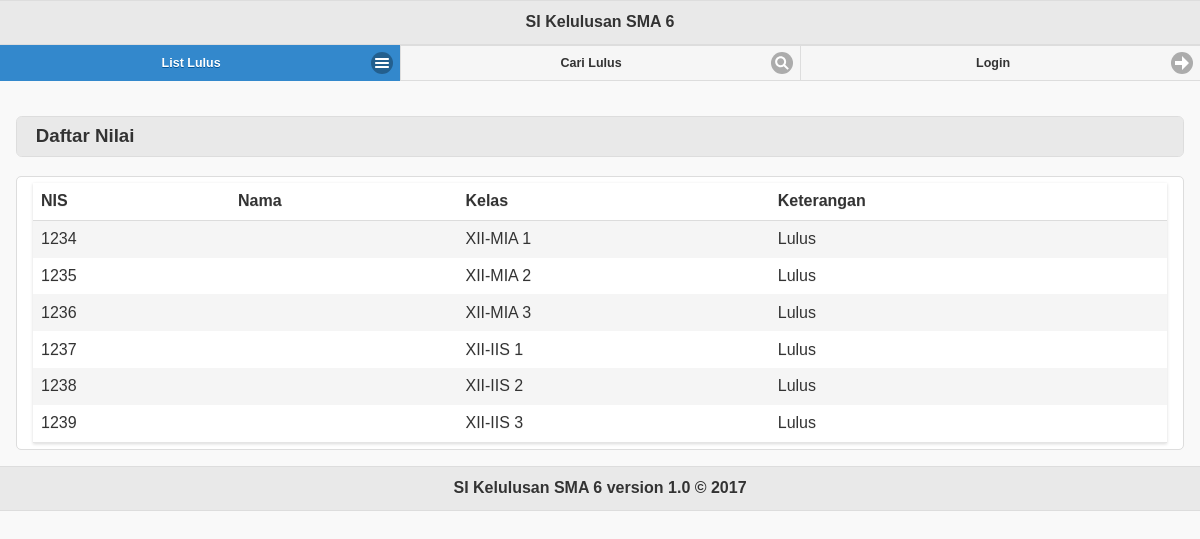
Before: / with the older database file.
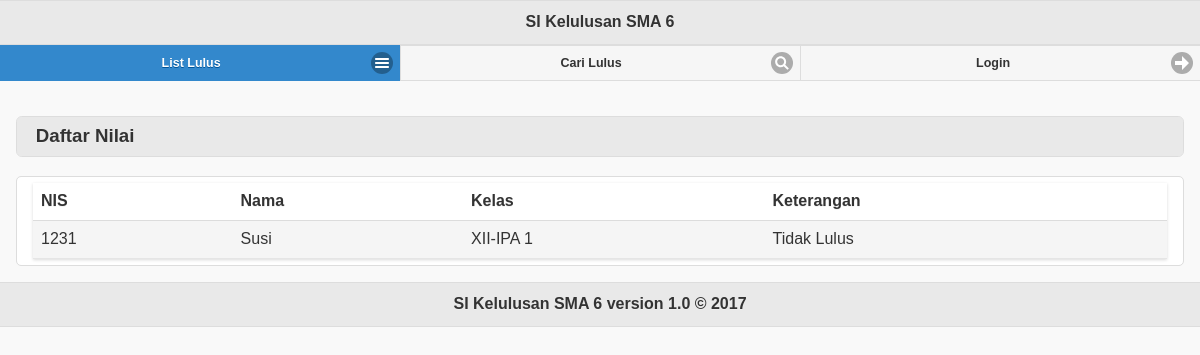
After: the same page with the newer database file.
### tables this page shows
CREATE TABLE `siswa` (
	`nis` smallint UNSIGNED NOT NULL,
	`nama_siswa` varchar(50) NOT NULL,
	`id_kelas` tinyint UNSIGNED NOT NULL,
	`id_matpelpil` tinyint UNSIGNED NOT NULL,
	PRIMARY KEY (`nis`)
);

CREATE TABLE `kelas` (
	`id_kelas` tinyint UNSIGNED NOT NULL auto_increment,
	`nama_kelas` varchar(10) NOT NULL UNIQUE,
	`jurusan` tinyint UNSIGNED NOT NULL,
	PRIMARY KEY (`id_kelas`)
);

CREATE TABLE `nilai` (
  `id_nilai` tinyint UNSIGNED NOT NULL auto_increment,
  `nis` smallint UNSIGNED NOT NULL,
  `id_matpel` tinyint UNSIGNED NOT NULL,
  `jumlah` real UNSIGNED NOT NULL,
  PRIMARY KEY (`id_nilai`)
);

### objects/siswa.php (called while the page is built, shortened)
<?php
    class Siswa
    {
        private $conn;
        public function __construct($db)
        {
            $this->conn = $db;
        }
        function read(){
	        $query = "SELECT *
	                FROM siswa
	                ORDER BY nis";
	        $stmt = $this->conn->prepare( $query );
	        $stmt->execute();
	        return $stmt;
   		}
    }
?>

### objects/kelas.php (called while the page is built, shortened)
<?php
    class Kelas
    {
        private $conn;
        public function __construct($db)
        {
            $this->conn = $db;
        }
        function readOne($id_kelas){
            $query = "SELECT * FROM kelas WHERE id_kelas = ?";
            $stmt = $this->conn->prepare( $query );
            $stmt->bindParam(1, $id_kelas);
            $stmt->execute();
            return $stmt;
        }
    }
?>

### objects/nilai.php (called while the page is built, shortened)
<?php
    class Nilai
    {
        private $conn;
        public function __construct($db)
        {
            $this->conn = $db;
        }
        function read($nis){
	        $query = "SELECT * FROM nilai WHERE nis = ? ORDER BY id_matpel";
	        $stmt = $this->conn->prepare( $query );
            $stmt->bindParam(1, $nis);
	        $stmt->execute();
	        return $stmt;
   		}
    }
?>

### index.php (the view, shortened to what this page needs)
<?php
	$database = new Database();
	$db = $database->getConnection();
	$admin = new Admin($db);
	include_once "header.php";
	include_once 'objects/siswa.php';
	include_once 'objects/nilai.php';
	include_once 'objects/kelas.php';
	if($admin->is_loggedin()){
		include_once "navbar_login.php";
    }
	else{
		include_once "navbar.php";
	}
	$siswa = new Siswa($db);
	$kelas = new Kelas($db);
	$nilai = new Nilai($db);
?>
	<div id=list role="main" class="ui-content">
		<h3 class="ui-bar ui-bar-a ui-corner-all">Daftar Nilai</h3>
		<div class="ui-body ui-body-a ui-corner-all">
			<table data-role="table" id="tablenilai" class="ui-body-d ui-shadow table-stripe ui-responsive">
				<thead>
					<tr>
						<th>NIS</th>
						<th>Nama</th>
						<th>Kelas</th>
						<th>Keterangan</th>
					</tr>
				</thead>
				<tbody>
					<?php
						$stmt = $siswa->read();
						while ($row = $stmt->fetch(PDO::FETCH_ASSOC)){
							extract($row);
							$lulus="Lulus";
							$stmt_kelas = $kelas->readOne($id_kelas);
							$row_kelas = $stmt_kelas->fetch(PDO::FETCH_ASSOC);
							$stmt_nilai = $nilai->read($nis);
							while ($row_nilai = $stmt_nilai->fetch(PDO::FETCH_ASSOC)){
								if($row_nilai["jumlah"]<75) $lulus="Tidak Lulus";
							}
        					echo '<tr>';
								echo '<td>'.$nis.'</td>';
								echo '<td>'.$nama_siswa.'</td>';
								echo '<td>'.$row_kelas['nama_kelas'].'</td>';
								echo '<td>'.$lulus.'</td>';
        					echo '</tr>';
						}
					?>
				</tbody>
			</table>
		</div>
	</div>
<?php
	include_once "footer.php";
?>

### header.php (shortened to what this page needs)
<!DOCTYPE html>
<html>
	<head>
		<link rel="stylesheet" href="assets/css/jquery.mobile-1.4.5.min.css" />
	</head>
	<body>
		<div data-role="page" id="index">
			<div data-role="header">
				<h1>SI Kelulusan SMA 6</h1>
			</div>

### navbar.php
<div data-role="navbar" data-iconpos="right">
		<ul>
			<li><a href="./" data-icon="bars" <?php if(basename($_SERVER['PHP_SELF'])=="index.php") echo 'class="ui-btn-active"'; ?>>List Lulus</a></li>
			<li><a href="search.php" data-icon="search" <?php if(basename($_SERVER['PHP_SELF'])=="search.php") echo 'class="ui-btn-active"'; ?>>Cari Lulus</a></li>
			<li><a href="login.php" data-icon="arrow-r" <?php if(basename($_SERVER['PHP_SELF'])=="login.php") echo 'class="ui-btn-active"'; ?>>Login</a></li>
		</ul>
</div>

### footer.php
		<div data-role="footer" data-position="bottom">
			<h6>SI Kelulusan SMA 6 version 1.0  © 2017</h6>
		</div>
	</div>
</body>
</html>

Changed rows visible on the page:
removed siswa: nis "1234", id_kelas.nama_kelas "XII-MIA 1", lulus "Lulus"
removed siswa: nis "1235", id_kelas.nama_kelas "XII-MIA 2", lulus "Lulus"
removed siswa: nis "1236", id_kelas.nama_kelas "XII-MIA 3", lulus "Lulus"
removed siswa: nis "1237", id_kelas.nama_kelas "XII-IIS 1", lulus "Lulus"
removed siswa: nis "1238", id_kelas.nama_kelas "XII-IIS 2", lulus "Lulus"
removed siswa: nis "1239", id_kelas.nama_kelas "XII-IIS 3", lulus "Lulus"
added siswa: nis "1231", nama_siswa "Susi", id_kelas.nama_kelas "XII-IPA 1", nilai.jumlah "Tidak Lulus"
